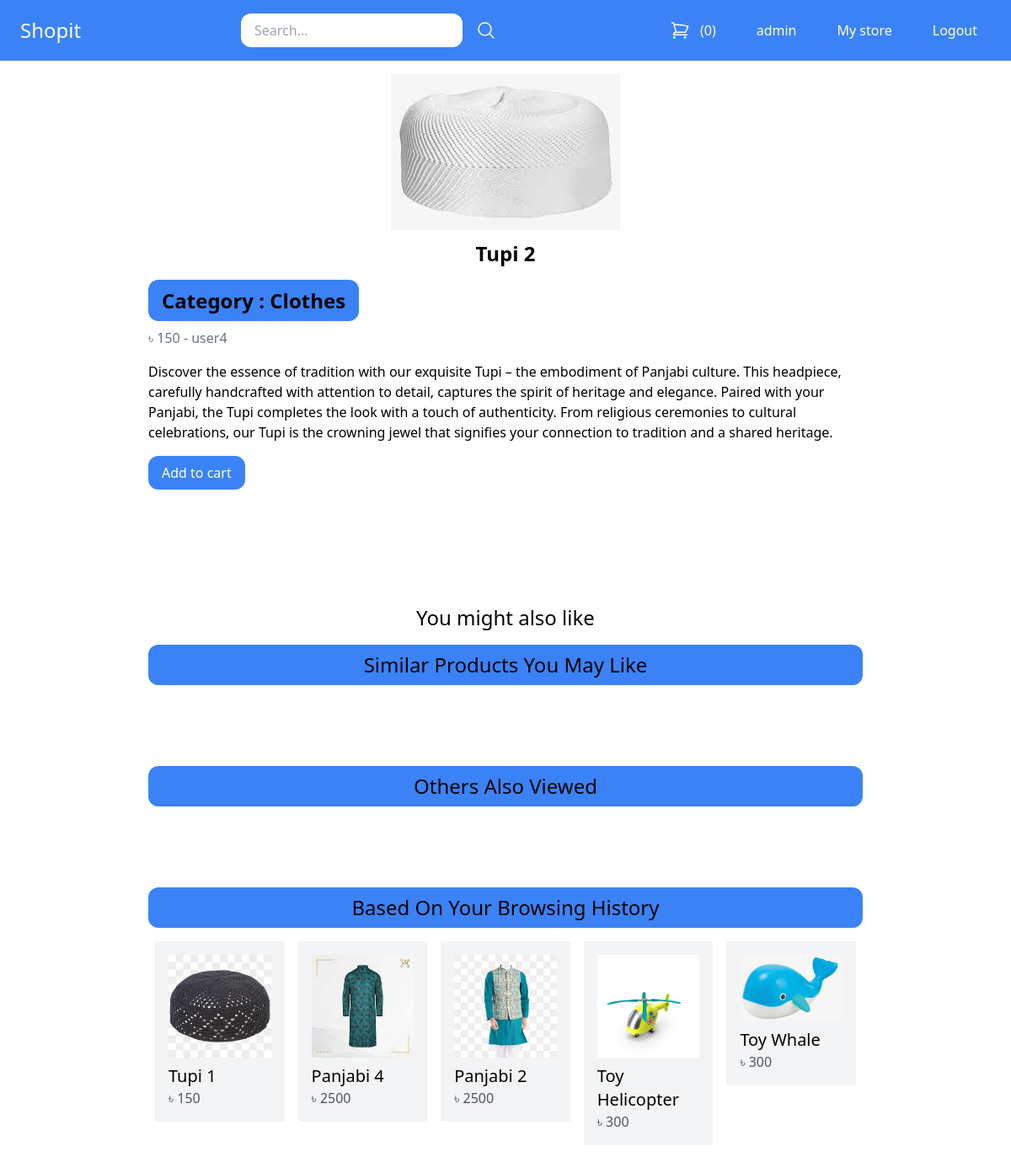
Screenshot of /product/cloth/tupi-2/ (signed in) with the database file from the repository.
### core/models.py (models this page shows, shortened)
class Product(models.Model):
	DRAFT = 'draft'
	WAITING_APPROVAL = 'waitingapproval'
	ACTIVE = 'active'
	DELETED = 'deleted'
	STATUS_CHOICES = {
		(DRAFT, 'Draft'),
		(WAITING_APPROVAL, 'Waiting approval'),
		(ACTIVE, 'Active'),
		(DELETED, 'Deleted'),
	}
	user = models.ForeignKey(User, related_name='products', on_delete=models.CASCADE)
	category = models.ForeignKey(Category, related_name='products', on_delete=models.CASCADE)
	title = models.CharField(max_length=50)
	slug = models.SlugField(max_length=50)
	description = models.TextField(blank=True)
	tags = models.TextField(default='')
	price = models.PositiveIntegerField()
	image = models.ImageField(upload_to='uploads/product_images', blank=True, null=True)
	thumbnail = models.ImageField(upload_to='uploads/product_images/thumbnail', blank=True, null=True)
	created_at = models.DateTimeField(auto_now_add=True)
	updated_at = models.DateTimeField(auto_now=True)
	status = models.CharField(max_length=50, choices=STATUS_CHOICES, default=ACTIVE)
	average_rating = models.DecimalField(max_digits=3, decimal_places=1, default=0)
	view_count = models.PositiveIntegerField(default=0)
	class Meta:
		ordering = ('-created_at',)
	def get_thumbnail(self):
		if self.thumbnail:
			return self.thumbnail.url

class Category(models.Model):
	title = models.CharField(max_length=50)
	slug = models.SlugField(max_length=50)
	class Meta:
		verbose_name_plural = 'Categories'

### core/views.py (the view)
# urls.py: path('product/<slug:category_slug>/<slug:slug>/', views.product_detail, name='product_detail'),
def product_detail(request, category_slug, slug):
    product = get_object_or_404(Product, slug=slug, status=Product.ACTIVE)
    product.view_count += 1
    product.save()
    UserItemInteraction.objects.create(user=request.user, product=product)
    recommended_products = item_based_collaborative_filtering(product)
    recommended_products2 = user_based_collaborative_filtering(request.user)
    recommended_products3 = content_based_recommendation(request.user, product)
    user_bought_products = UserPurchase.objects.filter(user=request.user, product=product).exists()
    comment_form = CommentForm(request.POST or None)
    rating_form = RatingForm(request.POST or None)
    if request.method == 'POST' and comment_form.is_valid() and user_bought_products:
        comment_text = comment_form.cleaned_data['text']
        Comment.objects.create(user=request.user, product=product, text=comment_text)
    if request.method == 'POST' and rating_form.is_valid() and user_bought_products:
        rating = rating_form.cleaned_data['rating']
        UserRating.objects.update_or_create(user=request.user, product=product, defaults={'rating': rating})
    comments = Comment.objects.filter(product=product)
    ratings = UserRating.objects.filter(product=product)
    average_rating = ratings.aggregate(Avg('rating'))['rating__avg'] or 0
    no_full_stars = int(average_rating)
    full_stars = [1 for x in range(no_full_stars)]
    half_star = average_rating - no_full_stars
    no_empty_stars = 10 - no_full_stars - (half_star > 0)
    empty_stars = [1 for x in range(no_empty_stars)]
    return render(request, 'product_detail.html', {
        'product': product,
        'recommended_products': recommended_products,
        'recommended_products2': recommended_products2,
        'recommended_products3': recommended_products3,
        'user_bought_products': user_bought_products,
        'comment_form': comment_form,
        'comments' : comments,
        'rating_form': rating_form,
        'ratings': ratings,
        'average_rating': average_rating,
        'full_stars': full_stars, 'half_star': half_star, 'empty_stars': empty_stars,
    })

### core/forms.py
class CommentForm(forms.ModelForm):
    class Meta:
        model = Comment
        fields = ['text']
        widgets = {
            'text': forms.Textarea(attrs={
                'placeholder': 'Share your thoughts...',
                'class': 'w-full px-4 py-2 text-gray-700 bg-white border rounded-lg focus:outline-none focus:ring focus:border-blue-300',
                'rows': 3,
            }),
        }

class RatingForm(forms.Form):
    rating = forms.DecimalField(label='Rating', max_digits=3, decimal_places=1, min_value=0, max_value=10)

### core/views.py (called while the page is built)
def preprocess_text(text):
    tokens = word_tokenize(text)
    tokens = [token for token in tokens if token]
    tokens = ['NUM' if token.isdigit() else token for token in tokens]
    tokens = [token.strip() for token in tokens]
    tokens = list(set(tokens))
    return tokens

### core/templates/product_detail.html (shortened to what this page needs)
{% extends 'base.html' %}
{% block content %}
{% if product.image %}
<div class="flex justify-center mb-3">
  <img src="{{ product.image.url }}" alt="Image of {{ product.title }}">
</div>
{% endif %}
<h1 class="text-2xl text-center font-semibold">{{ product.title }}</h1>
<br>
<a href="{% url 'category_detail' product.category.slug %}" class="text-2xl mt-4 text-center px-4 py-2 bg-blue-500 hover:bg-blue-700 rounded-xl font-semibold">Category : {{ product.category.title }}</a>
<p class="text-s mt-4 text-gray-500">
  ৳ {{ product.price }}
  -
  <a href="{% url 'vendor_detail' product.user.id %}">{{ product.user.username }}</a>
</p>
{% if product.description %}
<p class="mt-4">
  {{ product.description }}
</p>
{% endif %}
<a href="{% url 'add_to_cart' product.id %}" class="inline-block mt-4 px-4 py-2 bg-blue-500 hover:bg-blue-700 text-white rounded-xl">Add to cart</a>
<br>
<br>
<br>
<br>
<br>
<br>
<h2 class="mt-4 text-2xl text-center"> You might also like </h2>
<h2 class="mt-4 text-2xl px-4 py-2 bg-blue-500 rounded-xl text-center">Similar Products You May Like </h2>
<br>
<br>
<br>
<h2 class="mt-4 text-2xl px-4 py-2 bg-blue-500 rounded-xl text-center">Others Also Viewed </h2>
<br>
<br>
<br>
<h2 class="mt-4 text-2xl px-4 py-2 bg-blue-500 rounded-xl text-center">Based On Your Browsing History </h2>
<div class="mt-2 flex flex-wrap">
  {% for product in recommended_products3 %}
  <div class="product w-1/5 p-2">
    <div class="p-4 bg-gray-100">
      <a href="{%  url 'product_detail' product.category.slug product.slug %}">
      <div class="image mb-2">
        <img src="{{ product.get_thumbnail }}" alt="Image of {{ product.title }}">
      </div>
      <h2 class="text-xl">{{ product.title }}</h2>
      <p class="text-s text-gray-600">৳ {{ product.price }} </p>
      </a>
    </div>
  </div>
  {% endfor %}
</div>
<br>
{% endblock %}

### core/templates/base.html (shortened to what this page needs)
<!doctype html>
<html>
<head>
  <script src="https://cdn.tailwindcss.com"></script>
</head>
<body>
	<nav class="max-w mx-auto py-4 px-6 flex items-center justify-between bg-blue-500">
		<div class="logo">
			<a href="/" class="text-2xl text-white">Shopit</a>
		</div>
		<div class="search">
			<form method="get" action="/search/" class="flex items-center space-x-4">
				<input type="search" class="py-2 px-4 rounded-xl" name='query' placeholder="Search...">
				<button>
					<svg xmlns="http://www.w3.org/2000/svg" fill="none" viewBox="0 0 24 24" stroke-width="1.5" stroke="currentColor" class="w-6 h-6 text-white">
  				<path stroke-linecap="round" stroke-linejoin="round" d="M21 21l-5.197-5.197m0 0A7.5 7.5 0 105.196 5.196a7.5 7.5 0 0010.607 10.607z" />
					</svg>
				</button>
			</form>
		</div>
		<div class="menu flex items-center space-x-4">
			<a href="{% url 'cart_view' %}" class="flex space-x-3 py-2 px-4 bg-blue-500 hover:bg-blue-700 rounded-xl text-white"> <span>({{ cart|length }})</span></a>
			{% if request.user.is_authenticated %}
				<a href="{% url 'myaccount' %}" class="py-2 px-4 bg-blue-500 hover:bg-blue-700 rounded-xl text-white">{{request.user.username}}</a>
				<a href="{% url 'mystore' %}" class="py-2 px-4 bg-blue-500 hover:bg-blue-700 rounded-xl text-white">My store</a>
				<a href="{% url 'logout' %}" class="py-2 px-4 bg-blue-500 hover:bg-blue-700 rounded-xl text-white">Logout</a>
			{% else %}
				<a href="{% url 'login' %}" class="py-2 px-4 bg-blue-500 hover:bg-blue-700 rounded-xl text-white">Login</a>
			{% endif %}
		</div>
	</nav>
	<div class="max-w-4xl mx-auto py-4 px-6">
		{% block content %}
		{% endblock %}
	</div>
</body>
</html>

### rows the page displays
Product: image (picture), title "Tupi 2", category "Clothes", price "150", user.username "user4", description "Discover the essence of tradition with our exquisite Tupi – the embodiment of Panjabi culture. This headpiece, carefully handcrafted with attention to detail, captures the spirit of heritage and elegance. Paired with your Panjabi, the Tupi completes the look with a touch of authenticity. From religious ceremonies to cultural celebrations, our Tupi is the crowning jewel that signifies your connection to tradition and a shared heritage."
Product: get_thumbnail (picture), title "Tupi 1", price "150"
Product: get_thumbnail (picture), title "Panjabi 4", price "2500"
Product: get_thumbnail (picture), title "Panjabi 2", price "2500"
Product: get_thumbnail (picture), title "Toy Helicopter", price "300"
Product: get_thumbnail (picture), title "Toy Whale", price "300"

### other values shown
{{ cart|length }} "0"
{{ request.user.username }} "admin"
